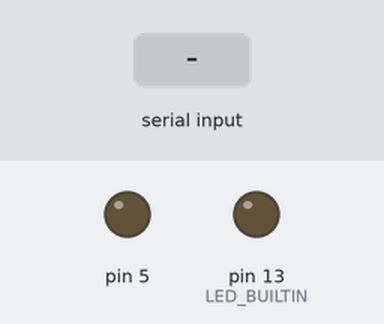
A sketch run on a simulated Arduino Uno, built with avr-gcc and run on an emulated ATmega328P. Parts: output pins drawn as LEDs (lit = HIGH). Inputs (shaded band) come from the test bench.

Above: at 1.2 s.
1.3 s: "P" received over Serial
At 2.2 s:
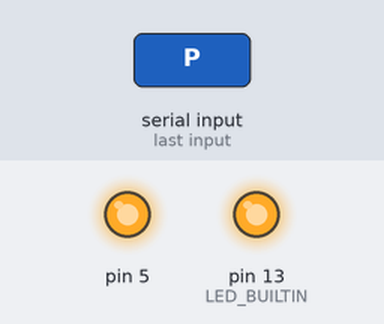
2.8 s: "A" received over Serial
At 3.3 s:
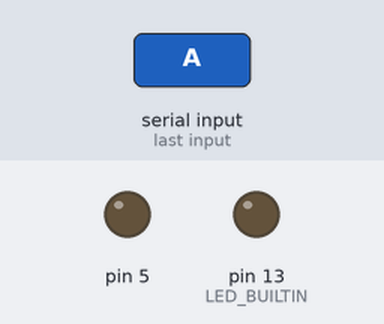
Timing chart, 0 to 5.8 s (numbered marks = the images above; inputs shaded):
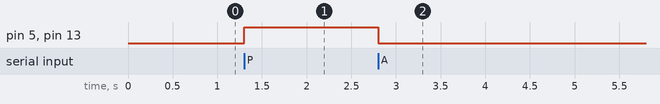

Measured:
- after the input at 1.3 s, pin 5, pin 13 (LED_BUILTIN): LOW → HIGH at once
- after the input at 2.8 s, pin 5, pin 13 (LED_BUILTIN): HIGH → LOW at once

The sketch:

leyendo_A0_Python.ino
```cpp
int pinA0 = A0;
int val = 0;
float val_real;
char car;


void setup() {
 Serial.begin(9600);
 pinMode(LED_BUILTIN,OUTPUT);
 pinMode(5,OUTPUT);
}

void loop() {

  if(Serial.available())
  {
    car = Serial.read();
    if(car == 'r')
    {
      val = analogRead(pinA0);
      //val = val >> 5;
      //Serial.println(val);
      //val_real = 5*((float)val/1023);
      Serial.println(val);
    }
    else if(car == 'P')
    {
      digitalWrite(LED_BUILTIN,HIGH);
      digitalWrite(5,HIGH);
    }
    else if(car == 'A')
    {
      digitalWrite(LED_BUILTIN,LOW);
      digitalWrite(5,LOW);
    }
  }
  //delay(1000);
}
```
